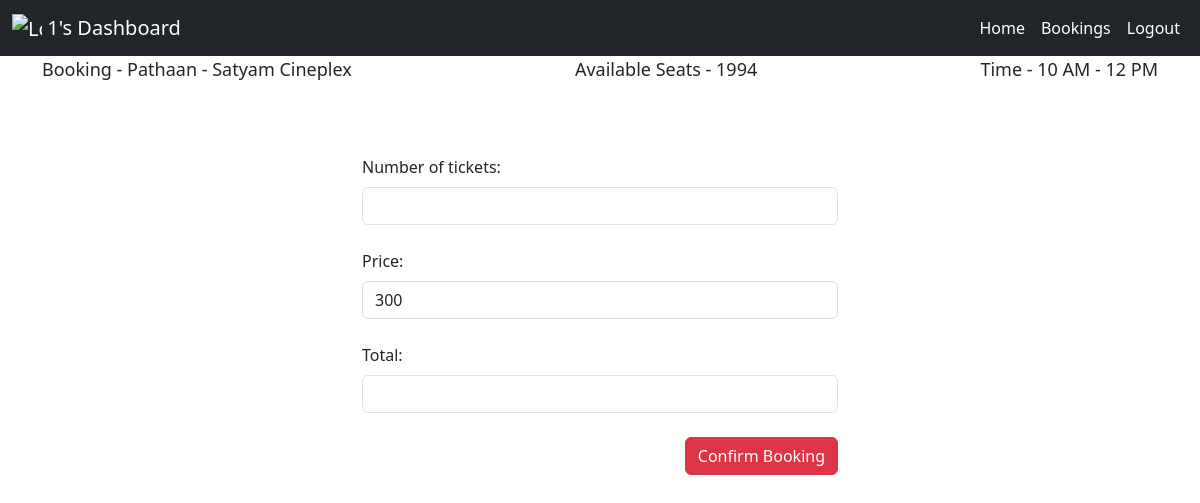
/book/show?showId=2 (signed in), run on an earlier commit of the app's database.
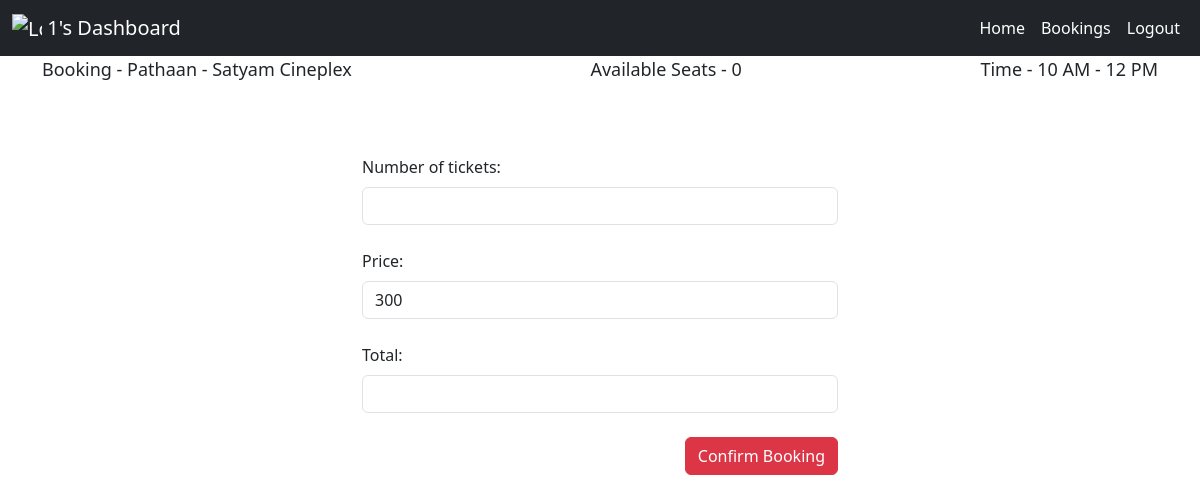
And on a later commit of the database.
### models.py (models this page shows, shortened)
class Show(db.Model):
    __tablename__ = "show"
    show_id = db.Column(db.Integer(), primary_key=True)
    show_name = db.Column(db.String(50), nullable=False)
    show_rating = db.Column(db.Integer(), nullable=False)
    show_start_time = db.Column(db.String(50), nullable=False)
    show_end_time = db.Column(db.String(50), nullable=False)
    show_tags = db.Column(db.String(50), nullable=False)
    show_price = db.Column(db.Integer(), nullable=False)
    show_available_seats = db.Column(db.Integer(), nullable=False)
    show_venue_id = db.Column(db.Integer(), db.ForeignKey("venue.venue_id", ondelete='CASCADE'))
    bookings = db.relationship("Booking", backref="show", passive_deletes='all')

class Venue(db.Model):
    __tablename__ = "venue"
    venue_id = db.Column(db.Integer(), primary_key = True)
    venue_name = db.Column(db.String(50), nullable=False)
    venue_place = db.Column(db.String(50), nullable=False)
    venue_location = db.Column(db.String(50), nullable = False)
    venue_capacity = db.Column(db.Integer(), nullable = False)
    shows = db.relationship("Show", backref="venue", passive_deletes='all')

### app.py (the view)
@app.route('/book/show', methods = ['GET'])
def bookShow():
    showId = request.args.get('showId')
    show = Show.query.get(showId)
    venue = Venue.query.get(show.show_venue_id)
    return render_template('book_show.html', username=session['username'], showId=showId, showName=show.show_name, venueName=venue.venue_name, startTime=show.show_start_time, endTime=show.show_end_time, seats=show.show_available_seats, price=show.show_price)

### models.py (called while the page is built)
@event.listens_for(Engine, "connect")
def set_sqlite_pragma(dbapi_connection, connection_record):
    cursor = dbapi_connection.cursor()
    cursor.execute("PRAGMA foreign_keys=ON")
    cursor.close()

### templates/book_show.html (shortened to what this page needs)
<!DOCTYPE html>
<html lang="en">
<head>
    <link href="https://cdn.jsdelivr.net/npm/bootstrap@5.3.0-alpha2/dist/css/bootstrap.min.css" rel="stylesheet"
>
</head>
<body>
    <nav class="navbar navbar-dark navbar-expand-lg bg-dark ">
        <div class="container-fluid">
            <a class="navbar-brand" href="{{ url_for('viewUser')}}">
                <img src="https://img.icons8.com/color/96/null/popcorn.png" alt="Logo" width="30" height="26"
                    class="d-inline-block align-text-top">
                    {{ username }}'s Dashboard
            </a>
            <div class="collapse navbar-collapse" id="navbarNav">
                <ul class="navbar-nav ms-auto mb-2 mb-lg-0">
                    <li class="nav-item">
                        <a class="nav-link active" aria-current="page" href="{{ url_for('viewUser')}}">Home</a>
                    </li>
                    <li class="nav-item">
                        <a class="nav-link active" aria-current="page" href="{{ url_for('bookings')}}">Bookings</a>
                    </li>
                    <li class="nav-item">
                        <a class="nav-link active" aria-current="page" href="{{ url_for('root')}}">Logout</a>
                    </li>
                </ul>
            </div>
        </div>
    </nav>
<div class="container">
    <div style="display:flex; justify-content:space-between; font-weight:500; font-size:large ">
        <div>Booking - {{showName}} - {{venueName}}</div>
        <div>Available Seats - {{seats}}</div>
        <div>Time - {{startTime}} - {{endTime}}</div>
    </div>
</div>
<br/>
<br/>
<br/>
<div class="container mx-auto" style="max-width:500px">
    <form action="/book/show" method="post">
    <label for="bookCount" class="form-label" style="font-weight:500">Number of tickets: </label>
    <input id="bookCount" oninput="bookCountChangeFunc(this)"  type="number" min="0" max={{seats}} name="bookCount" class="form-control" required>
    <br/>
    <label for="price" class="form-label" style="font-weight:500">Price: </label>
    <input type="number" id="price" value={{price}} class="form-control" readonly>
    <br/>
    <label for="totalAmount" class="form-label" style="font-weight:500">Total: </label>
    <input type="number" id="totalAmount" class="form-control" readonly>
    <br/>
    <input type="submit" value="Confirm Booking" class="btn btn-danger btn float-end">
</form>
</div>
</body>
</html>

What changed in the data, as far as the page shows it:
changed Show "Pathaan": show_available_seats "1994" → (not shown)
Also different on the page:
{{ seats }}: (not shown) → "0"
